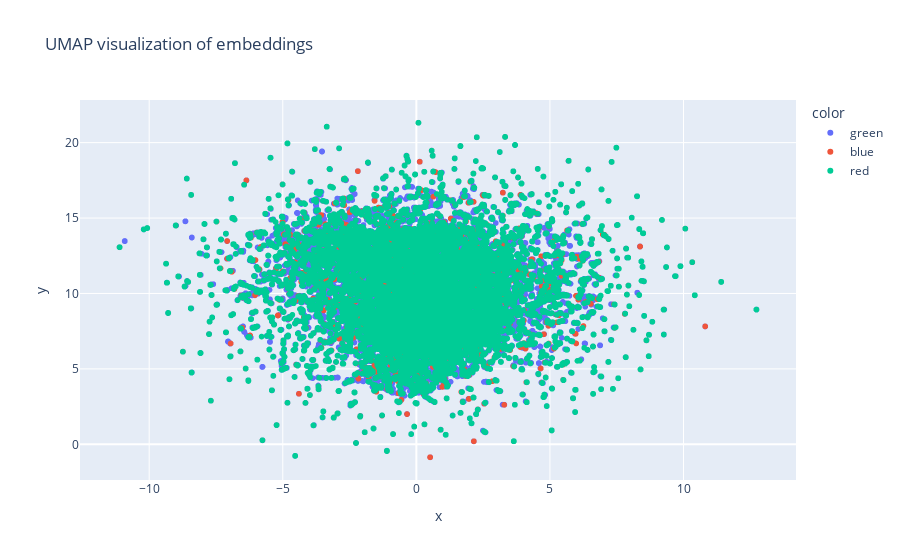

Notebook code for this chart:
### Code cell
import plotly.express as px
# Plot
fig = px.scatter(x=all_embeddings_2d[:, 0], y=all_embeddings_2d[:, 1], color=list(map({"train": "green", "val": "blue", "test": "red"}.get, labels)),
                 hover_name=train_words + val_words + test_words, size_max=0.5,
                 color_continuous_scale='viridis', title="UMAP visualization of embeddings")
fig.show()

### Figure 1 — Plotly figure (JSON) as saved in the notebook; plotly's stock layout.template omitted (floating-point values rounded to 4 significant figures; data arrays with more than 128 entries replaced by an {"elided": "..."} marker saying what was removed)
{"data": [{"hovertemplate": "<b>%{hovertext}</b><br><br>color=green<br>x=%{x}<br>y=%{y}<extra></extra>", "hovertext": {"elided": "94985 str values"}, "legendgroup": "green", "marker": {"color": "#636efa", "symbol": "circle"}, "mode": "markers", "name": "green", "showlegend": true, "type": "scattergl", "x": {"elided": "94985 float values"}, "xaxis": "x", "y": {"elided": "94985 float values"}, "yaxis": "y"}, {"hovertemplate": "<b>%{hovertext}</b><br><br>color=blue<br>x=%{x}<br>y=%{y}<extra></extra>", "hovertext": {"elided": "5937 str values"}, "legendgroup": "blue", "marker": {"color": "#EF553B", "symbol": "circle"}, "mode": "markers", "name": "blue", "showlegend": true, "type": "scattergl", "x": {"elided": "5937 float values"}, "xaxis": "x", "y": {"elided": "5937 float values"}, "yaxis": "y"}, {"hovertemplate": "<b>%{hovertext}</b><br><br>color=red<br>x=%{x}<br>y=%{y}<extra></extra>", "hovertext": {"elided": "17809 str values"}, "legendgroup": "red", "marker": {"color": "#00cc96", "symbol": "circle"}, "mode": "markers", "name": "red", "showlegend": true, "type": "scattergl", "x": {"elided": "17809 float values"}, "xaxis": "x", "y": {"elided": "17809 float values"}, "yaxis": "y"}], "layout": {"legend": {"title": {"text": "color"}, "tracegroupgap": 0}, "title": {"text": "UMAP visualization of embeddings"}, "xaxis": {"anchor": "y", "domain": [0, 1], "title": {"text": "x"}}, "yaxis": {"anchor": "x", "domain": [0, 1], "title": {"text": "y"}}}}
